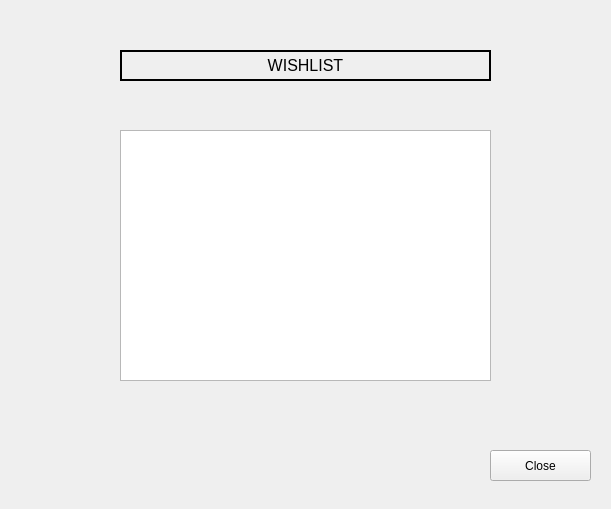
<?xml version="1.0" encoding="UTF-8"?>
<ui version="4.0">
 <class>WishlistPage</class>
 <widget class="QWidget" name="WishlistPage">
  <property name="geometry">
   <rect>
    <x>0</x>
    <y>0</y>
    <width>611</width>
    <height>509</height>
   </rect>
  </property>
  <property name="windowTitle">
   <string>Form</string>
  </property>
  <widget class="QListWidget" name="listWidget_wishlistMovies">
   <property name="geometry">
    <rect>
     <x>120</x>
     <y>130</y>
     <width>371</width>
     <height>251</height>
    </rect>
   </property>
  </widget>
  <widget class="QLabel" name="label_wishlist">
   <property name="geometry">
    <rect>
     <x>120</x>
     <y>50</y>
     <width>371</width>
     <height>31</height>
    </rect>
   </property>
   <property name="font">
    <font>
     <pointsize>12</pointsize>
    </font>
   </property>
   <property name="frameShape">
    <enum>QFrame::WinPanel</enum>
   </property>
   <property name="text">
    <string>WISHLIST</string>
   </property>
   <property name="alignment">
    <set>Qt::AlignCenter</set>
   </property>
  </widget>
  <widget class="QPushButton" name="pushButton_close">
   <property name="geometry">
    <rect>
     <x>490</x>
     <y>450</y>
     <width>101</width>
     <height>31</height>
    </rect>
   </property>
   <property name="text">
    <string>Close</string>
   </property>
  </widget>
 </widget>
 <resources/>
 <connections/>
</ui>
